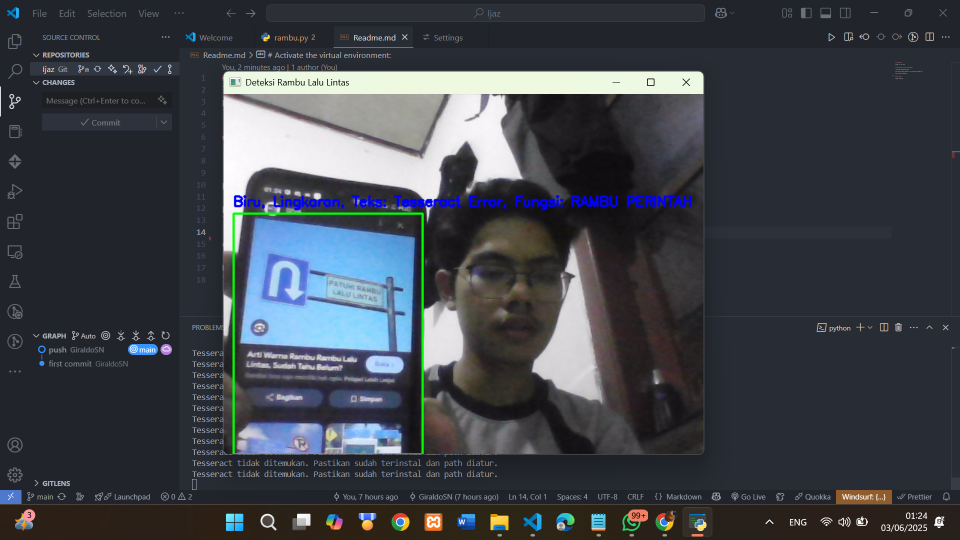
#> input picture coba.png, 1920 x 1080 px, given in place of the camera (shown at 1/2 size)
$ python rambu_20250601234833.py
#> lines starting #> are read from the running program, lines starting #| are printed output that depends on the picture; after the words box and inside, x2 and y2 are one past the last pixel; in counts of white or black regions, pixels touching at a corner belong together
import cv2
import numpy as np

# Dictionary bentuk dan fungsinya
shape_function = {
    "circle": "STOP",
    "triangle": "BEL0K KIRI / KANAN",
    "rectangle": "LURUS",
    "octagon": "MUTER BALIK"
}

def get_shape(approx):
    sides = len(approx)
    if sides == 3:
        return "triangle"
    elif sides == 4:
        return "rectangle"
    elif sides == 8:
        return "octagon"
    else:
        return "circle"

def get_color_name(hsv_color):
    h, s, v = hsv_color
    if h < 10 or h > 160:
        return "MERAH"
    elif 10 < h < 30:
        return "KUNING"
    elif 30 < h < 85:
        return "HIJAU"
    elif 85 < h < 130:
        return "BIRU"
    else:
        return "TIDAK DIKENAL"

cap = cv2.VideoCapture(0)

while True:
    ret, frame = cap.read()
#> frame is the input picture: shape (1080, 1920, 3); mean B, G, R 74, 67.4, 62.9
    if not ret:
        break

    # Resize (optional)
    frame = cv2.resize(frame, (640, 480))
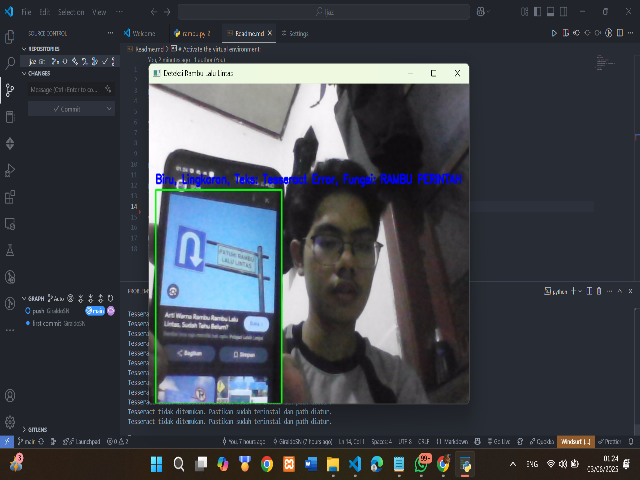
#> frame: shape (480, 640, 3); mean B, G, R 74.2, 67.5, 62.9

    # Blur dan konversi HSV
    blurred = cv2.GaussianBlur(frame, (5, 5), 0)
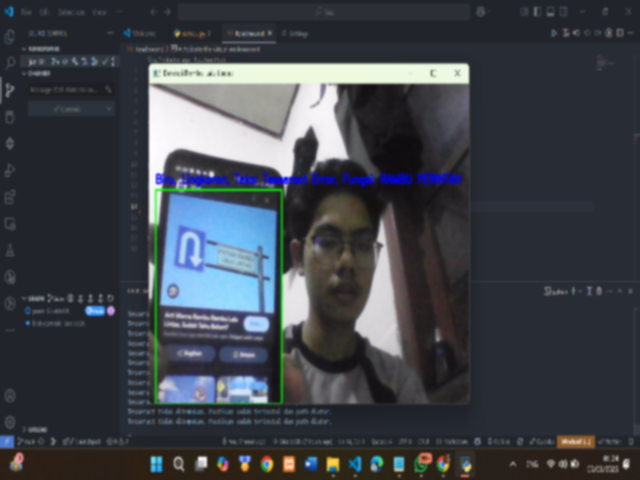
#> blurred: shape (480, 640, 3); mean B, G, R 74.2, 67.5, 62.9
    hsv = cv2.cvtColor(blurred, cv2.COLOR_BGR2HSV)
#> hsv: shape (480, 640, 3); mean H, S, V 101.3, 57.5, 77.9

    # Mask warna untuk threshold semua warna dominan
    lower = np.array([0, 100, 100])
    upper = np.array([180, 255, 255])
    mask = cv2.inRange(hsv, lower, upper)
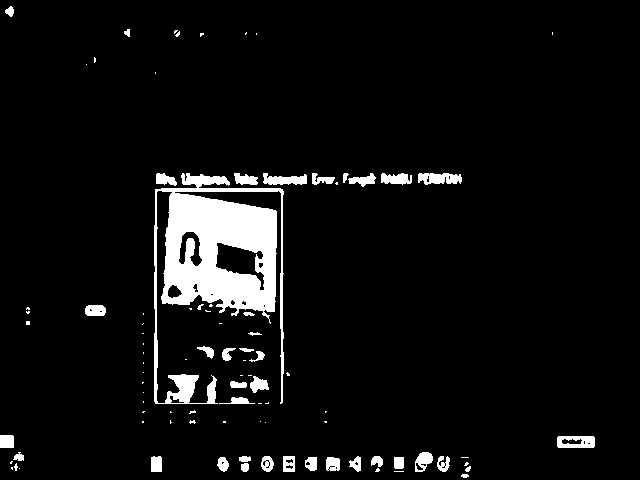
#> mask: shape (480, 640); 6.1% white; 93 white regions (53 under 20 px)

    # Temukan kontur
    contours, _ = cv2.findContours(mask, cv2.RETR_TREE, cv2.CHAIN_APPROX_SIMPLE)
#> contours = 128 contours, 82 with area under 20; largest, box (x1, y1, x2, y2) and area: (154, 173, 284, 404) 13672, (215, 242, 265, 291) 1144, (178, 231, 203, 267) 448, (557, 436, 595, 448) 405, (418, 173, 462, 185) 352

    for contour in contours:
        area = cv2.contourArea(contour)
        if area > 1000:
            approx = cv2.approxPolyDP(contour, 0.04 * cv2.arcLength(contour, True), True)
            x, y, w, h = cv2.boundingRect(approx)

            shape = get_shape(approx)
            # Ambil warna dominan pada area kontur
            roi = hsv[y:y+h, x:x+w]
            avg_hsv = np.mean(roi.reshape(-1, 3), axis=0)
            color_name = get_color_name(avg_hsv)

            fungsi_rambu = shape_function.get(shape, "TIDAK DIKETAHUI")

            label = f"{color_name}, {shape}, {fungsi_rambu}"
            cv2.drawContours(frame, [approx], 0, (0, 255, 0), 2)
            cv2.putText(frame, label, (x, y - 10), cv2.FONT_HERSHEY_SIMPLEX, 0.6, (255,255,255), 2)
            cv2.rectangle(frame, (x, y), (x+w, y+h), (255, 255, 0), 2)
#> this loop made 128 passes
#> (area, x, y, w, shape, avg_hsv, color_name) on passes 106, 115: (13672.5, 154, 173, 130, 'octagon', [107.1, 98.56, 162.3], 'BIRU'), (1144.5, 216, 243, 49, 'circle', [102.8, 96.5, 212.4], 'BIRU')
#> area on passes 7, 12, 13, 18, 20, 22: 49, 98, 158.5, 123.5, 109.5, 108.5
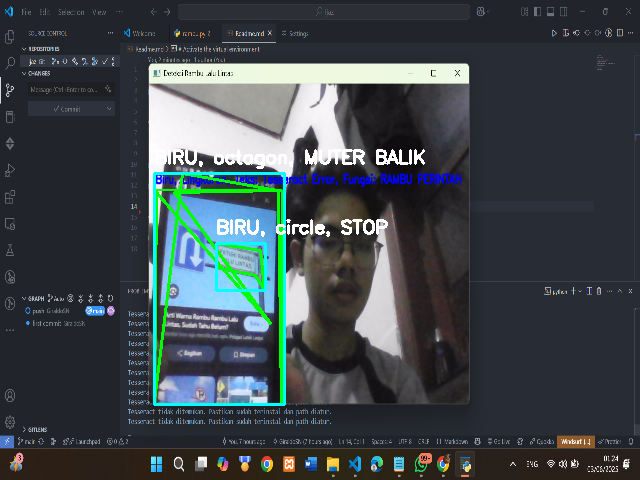
#> frame: shape (480, 640, 3); 2.99% of pixels changed, all inside (x1, y1, x2, y2) = (153, 149, 425, 406)

    cv2.imshow("Deteksi Rambu", frame)

    key = cv2.waitKey(1)
#> (key Esc is pressed here)
    if key == 27:  # tekan ESC untuk keluar
        break

cap.release()
cv2.destroyAllWindows()
